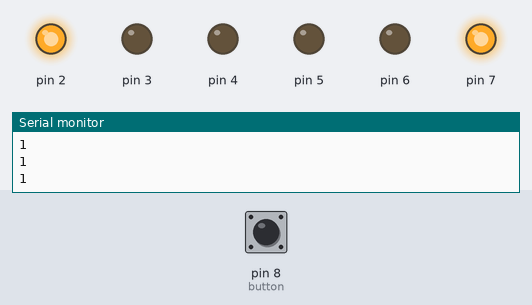
Recording of a sketch running on a simulated Arduino Uno, built with avr-gcc and run on an emulated ATmega328P. On the bench: output pins drawn as LEDs (lit = HIGH), the last lines printed to the serial monitor. Dashed ring = blinking. Inputs (shaded band) come from the test bench; at power-on: pin 8 (button) HIGH.

Above: at 1.2 s.
1.3 s: pin 8 (button) pulled LOW for 0.35 s
At 1.8 s:
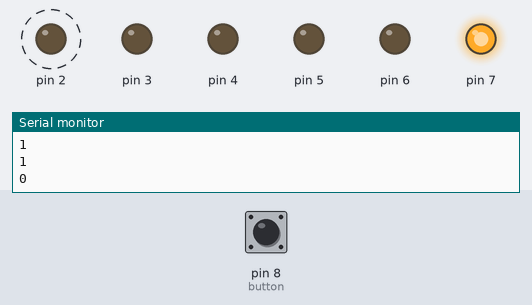
At 5.7 s:
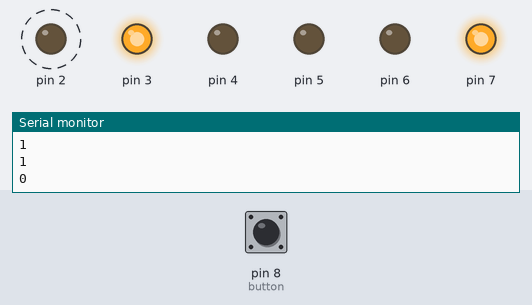
7.6 s: pin 8 (button) driven HIGH
9.4 s: pin 8 (button) driven LOW
At 14.3 s:
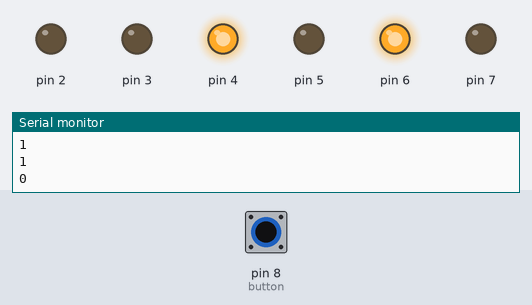
Timing chart, 0 to 16.4 s (numbered marks = the images above; inputs shaded):
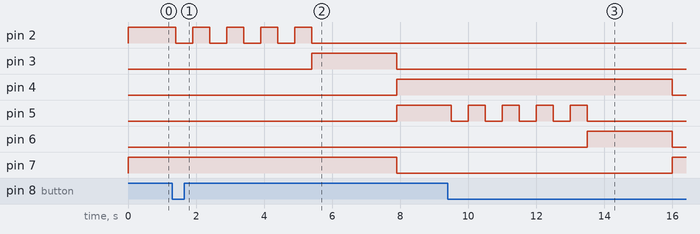

The sketch:

traffic-lights.ino
```cpp
const int button = 8;

void setup() {
  for (int pin = 2; pin <= 7; pin++) {
    pinMode(pin, OUTPUT);
  }

  pinMode(button, INPUT);
  Serial.begin(9600);
}

void semaphoreOne() {
  digitalWrite(2, HIGH);
  int count = 0;

  while (count < 50) {
    int value = digitalRead(button);
    Serial.println(value);

    if (value == false) {
      break;
    }

    count++;
    delay(200);
  }

  digitalWrite(2, LOW);
  delay(500);
  digitalWrite(2, HIGH);
  delay(500);
  digitalWrite(2, LOW);
  delay(500);
  digitalWrite(2, HIGH);
  delay(500);
  digitalWrite(2, LOW);
  delay(500);
  digitalWrite(2, HIGH);
  delay(500);
  digitalWrite(2, LOW);
  delay(500);
  digitalWrite(2, HIGH);
  delay(500);
  digitalWrite(2, LOW);
  digitalWrite(3, HIGH);
  delay(2500);
  digitalWrite(3, LOW);
  digitalWrite(4, HIGH);
  digitalWrite(7, LOW);

  semaphoreTwo();
}

void semaphoreTwo() {
  digitalWrite(5, HIGH);
  int count = 0;

  while (count < 50) {
    int value = digitalRead(button);
    Serial.println(value);

    if (value == false) {
      break;
    }

    count++;
    delay(200);
  }

  digitalWrite(5, LOW);
  delay(500);
  digitalWrite(5, HIGH);
  delay(500);
  digitalWrite(5, LOW);
  delay(500);
  digitalWrite(5, HIGH);
  delay(500);
  digitalWrite(5, LOW);
  delay(500);
  digitalWrite(5, HIGH);
  delay(500);
  digitalWrite(5, LOW);
  delay(500);
  digitalWrite(5, HIGH);
  delay(500);
  digitalWrite(5, LOW);
  digitalWrite(6, HIGH);
  delay(2500);
  digitalWrite(6, LOW);
  digitalWrite(7, HIGH);
  digitalWrite(4, LOW);
  semaphoreOne();
}

void loop() {
  for (int pin = 2; pin <= 7; pin++) {
    digitalWrite(pin, LOW);
  }

  digitalWrite(2, HIGH);
  digitalWrite(7, HIGH);
  semaphoreOne();
}
```

Measured:
- after the input at 1.3 s, pin 2: alternates HIGH for 0.50 s and LOW for 0.50 s, 9 changes in all, then stays LOW, starting after 0.10 s; pin 3: LOW → HIGH after 4.1 s
- after the input at 9.4 s, pin 4: HIGH → LOW after 6.6 s; pin 5: alternates HIGH for 0.50 s and LOW for 0.50 s, 9 changes in all, then stays LOW, starting after 0.10 s; pin 6: LOW → HIGH after 4.1 s, → LOW 2.5 s later; pin 7: LOW → HIGH after 6.6 s
